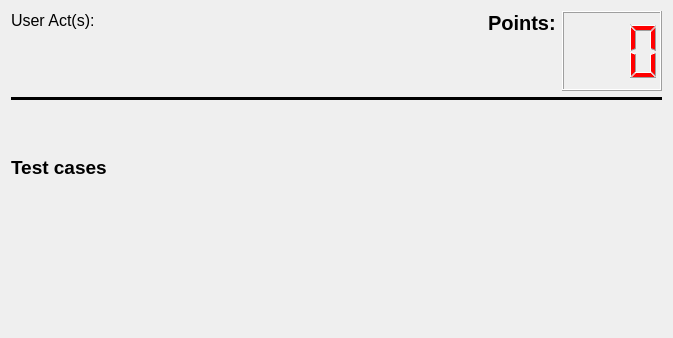
<?xml version="1.0" encoding="UTF-8"?>
<ui version="4.0">
 <class>Form</class>
 <widget class="QWidget" name="Form">
  <property name="geometry">
   <rect>
    <x>0</x>
    <y>0</y>
    <width>673</width>
    <height>338</height>
   </rect>
  </property>
  <property name="windowTitle">
   <string>Form</string>
  </property>
  <layout class="QHBoxLayout" name="horizontalLayout">
   <item>
    <layout class="QVBoxLayout" name="verticalLayout">
     <item>
      <layout class="QHBoxLayout" name="horizontalLayout_2">
       <item>
        <widget class="QLabel" name="label">
         <property name="font">
          <font>
           <pointsize>12</pointsize>
          </font>
         </property>
         <property name="text">
          <string>User Act(s):</string>
         </property>
         <property name="alignment">
          <set>Qt::AlignLeading|Qt::AlignLeft|Qt::AlignTop</set>
         </property>
        </widget>
       </item>
       <item>
        <widget class="UserActView" name="user_acts" native="true">
         <property name="sizePolicy">
          <sizepolicy hsizetype="Expanding" vsizetype="Preferred">
           <horstretch>0</horstretch>
           <verstretch>0</verstretch>
          </sizepolicy>
         </property>
         <property name="minimumSize">
          <size>
           <width>0</width>
           <height>20</height>
          </size>
         </property>
         <property name="font">
          <font>
           <pointsize>12</pointsize>
          </font>
         </property>
        </widget>
       </item>
       <item>
        <widget class="QLabel" name="label_3">
         <property name="font">
          <font>
           <pointsize>15</pointsize>
           <weight>75</weight>
           <bold>true</bold>
          </font>
         </property>
         <property name="text">
          <string>Points:</string>
         </property>
         <property name="alignment">
          <set>Qt::AlignLeading|Qt::AlignLeft|Qt::AlignTop</set>
         </property>
        </widget>
       </item>
       <item>
        <widget class="QLCDNumber" name="points">
         <property name="minimumSize">
          <size>
           <width>100</width>
           <height>80</height>
          </size>
         </property>
         <property name="font">
          <font>
           <pointsize>20</pointsize>
          </font>
         </property>
         <property name="styleSheet">
          <string notr="true">color: red;</string>
         </property>
         <property name="smallDecimalPoint">
          <bool>false</bool>
         </property>
         <property name="digitCount">
          <number>3</number>
         </property>
        </widget>
       </item>
      </layout>
     </item>
     <item>
      <widget class="Line" name="line">
       <property name="frameShadow">
        <enum>QFrame::Plain</enum>
       </property>
       <property name="lineWidth">
        <number>3</number>
       </property>
       <property name="orientation">
        <enum>Qt::Horizontal</enum>
       </property>
      </widget>
     </item>
     <item>
      <spacer name="verticalSpacer_2">
       <property name="orientation">
        <enum>Qt::Vertical</enum>
       </property>
       <property name="sizeType">
        <enum>QSizePolicy::Fixed</enum>
       </property>
       <property name="sizeHint" stdset="0">
        <size>
         <width>20</width>
         <height>50</height>
        </size>
       </property>
      </spacer>
     </item>
     <item>
      <widget class="QLabel" name="label_2">
       <property name="font">
        <font>
         <pointsize>14</pointsize>
         <weight>75</weight>
         <bold>true</bold>
         <underline>false</underline>
        </font>
       </property>
       <property name="text">
        <string>Test cases</string>
       </property>
      </widget>
     </item>
     <item>
      <widget class="TestCaseView" name="test_cases" native="true">
       <property name="sizePolicy">
        <sizepolicy hsizetype="Preferred" vsizetype="Expanding">
         <horstretch>0</horstretch>
         <verstretch>0</verstretch>
        </sizepolicy>
       </property>
      </widget>
     </item>
    </layout>
   </item>
  </layout>
 </widget>
 <customwidgets>
  <customwidget>
   <class>TestCaseView</class>
   <extends>QWidget</extends>
   <header>tools.crosstickgame.testcaseview</header>
   <container>1</container>
  </customwidget>
  <customwidget>
   <class>UserActView</class>
   <extends>QWidget</extends>
   <header>tools.crosstickgame.useractview</header>
   <container>1</container>
  </customwidget>
 </customwidgets>
 <resources/>
 <connections/>
</ui>
